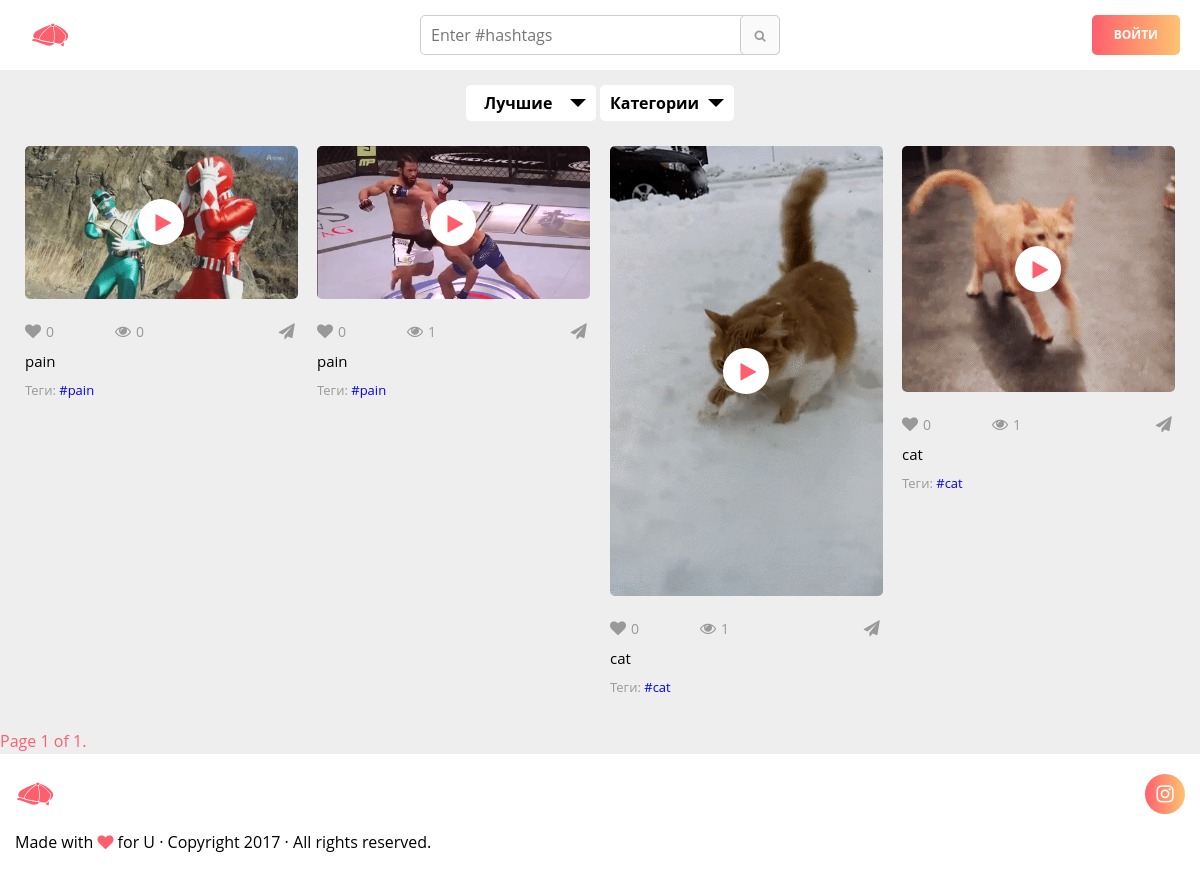
Before: /search?tags=#face with the older database file.
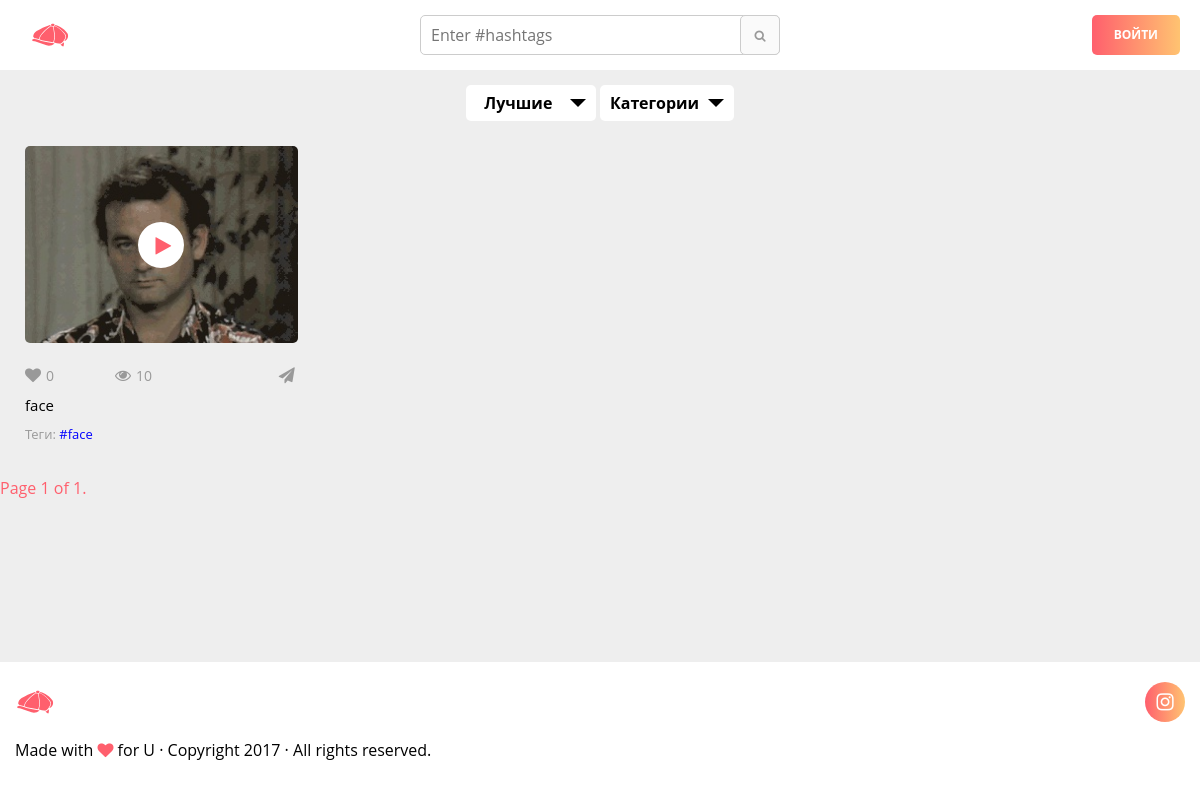
After: the same page with the newer database file.
### gifspool/models.py (models this page shows, shortened)
class Gif(models.Model):
    category = models.ForeignKey(Category, on_delete=models.CASCADE, blank=True, null=True,)
    creator = models.ForeignKey(User, default='')
    name = models.CharField(max_length=30)
    tags = models.CharField(max_length=300, blank = True)
    upload_date = models.DateTimeField(auto_now_add=True, blank = True)
    likes_by = models.TextField(default='', blank = True)
    likes = models.IntegerField(default=0)
    shocked = models.IntegerField(default=0)
    loved = models.IntegerField(default=0)
    laugh = models.IntegerField(default=0)
    post_to = models.BooleanField(default=None)
    gif_file = models.FileField(upload_to=user_directory_path)
    mp4_file_url = models.CharField(max_length=60, null=True, blank = True)
    jpg_path = models.CharField(max_length=60, default="", null=True, blank = True)
    jpg_url = models.CharField(max_length=60, default="", null=True, blank = True)
    views = models.IntegerField(default=0, blank=True, null=True,)
    hashtags = models.ManyToManyField(Hashtag, through='GifHashtagLinker', related_name = 'gifs_hashtag', blank=True )
    liked_by = models.ManyToManyField(User, through='Like', related_name = 'liked_by_user', blank=True)
    prev_gif = models.IntegerField(default=None, null=True, blank = True)
    next_gif = models.IntegerField(default=None, null=True, blank = True)

class Hashtag(models.Model):
    hashtag = models.CharField(max_length=60, unique = True)
    count = models.IntegerField(default=1)
    def __str__(self):
        return self.hashtag

### gifspool/views.py (the view)
# urls.py: url(r'^search$', views.Tags.as_view(), name='tags'),#(?P<tags>\w+)
class Tags(Pool):
    def find_brute(tags=None, gif_object=None):
        print(type(tags))
        if isinstance(tags, list):
            q_object = Q()
            for tag in tags:
                tag = tag[1:]
                q_object |= Q(hashtag = tag)
            hashtag_set = Hashtag.objects.filter(q_object)
        elif isinstance(tags, QuerySet):
            if tags.count() < 1:
                return tags
            hashtag_set = tags
        q_object = Q()
        for hashtag in hashtag_set:
            q_object |= Q(hashtag = hashtag.id)
        linkers = GifHashtagLinker.objects.filter(q_object)
        q_object = Q()
        for linker in linkers:
            q_object |= Q(gifhashtaglinker = linker.id)
            if gif_object:
                q_object &= ~Q(id = gif_object.id)
        gifs = Gif.objects.filter(q_object).order_by('-upload_date')
        return gifs
    def get(self, request):
        self.context['gifs'] = None
        tags = re.findall(r'\#\w+', request.GET.get('tags'))
        if len(tags) > 0:
            gifs = Tags.find_brute(tags)
            self.context['gifs'] = gifs
            Tags.is_authenticated(self, request)
            Tags.make_pagination(self, request, self.context["gifs"], 20)
        response = render(request, "index.html", self.context)
        try:
            del request.session["gifs_linked_list"]
        except KeyError:
            pass
        Tags.make_linked_list(self, request, gifs)
        return response

### gifspool/views.py (called while the page is built)
    def is_authenticated(self, request=None):
        is_authenticated = request.user.is_authenticated
        if is_authenticated:
            self.context["show"] = ('hide', 'show')
            self.context["user"] = request.user
            self.context["logged"] = is_authenticated
        else:
            self.context["show"] = ('show', 'hide')
            self.context["user"] = "U"
            self.context["logged"] = is_authenticated

    def make_pagination(self, request, gifs_list=None, num_pages=None):
        paginator = Paginator(gifs_list, num_pages)
        page = request.GET.get('page')
        try:
            pags = paginator.page(page)
        except PageNotAnInteger:
            pags = paginator.page(1)
        except EmptyPage:
            pags = paginator.page(paginator.num_pages)
        self.context["pags"] = pags

### gifspool/templates/index.html (shortened to what this page needs)
{% extends "base.html" %}
{% block content %}
    <section class="section--grid">
        <div class="container-fluid">
        {% if pags %}
            <div class="row grid">
                <div class="grid" id="grid">
                    {% for gif in pags %}
                    <div id="grid-item">
                        <div class="gif_wrapper">
                            <div class="gif_viewer">
                                <a href="{% url 'gifspool:gifs' gif.id gif.name %}">
                                    <ins class="play-gif"></ins>
                                </a>
                            </div>
                            <div class="gif_item_info">
                                <ul class="gif_item_wrap">
                                    <li class="gif_item_emoji">
                                        <i class="fa fa-heart"></i><span class="fa_fa-heart">{{ gif.likes }}</span>
                                    </li>
                                    <li class="gif_item_view">
                                        <i class="fa fa-eye"></i><span class="fa_fa-eye">{{ gif.views }}</span>
                                    </li>
                                    <li class="gif_item_share">
                                        <i class="fa fa-paper-plane"></i>
                                    </li>
                                </ul>
                                <div class="gif_item_meta">
                                    <a href="{% url 'gifspool:onegif' gif.id gif.name %}">{{ gif.name }}</a>
                                </div>
                                <div class="gif_item_tags">
                                    <span>
                                        Теги:
                                    </span>
                                    {% for hashtag in gif.hashtags.all %}
                                        <a href="search?tags=%23{{ hashtag.hashtag }}">#{{ hashtag }}</a>
                                    {% endfor %}
                                </div>
                            </div>
                        </div>
                    </div>
                    {% endfor %}
                </div>
            </div>
        {% endif %}
        </div>
    </section>
    <div class="pagination">
        <span class="step-links">
            <span class="current">
                Page {{ pags.number }} of {{ pags.paginator.num_pages }}.
            </span>
        </span>
    </div>
{% endblock %}

Changed rows visible on the page:
no longer on this page (row edited): Gif: likes "0", views "0", name "pain"
no longer on this page (row unchanged): Hashtag: hashtag "pain"
no longer on this page (row edited): Gif: likes "0", views "1", name "pain"
no longer on this page (row edited): Gif: likes "0", views "1", name "cat"
no longer on this page (row edited): Hashtag: hashtag "cat"
no longer on this page (row edited): Gif: likes "0", views "1", name "cat"
added Gif: likes "0", views "10", name "face"
added Hashtag: hashtag "face", shown under "0"
